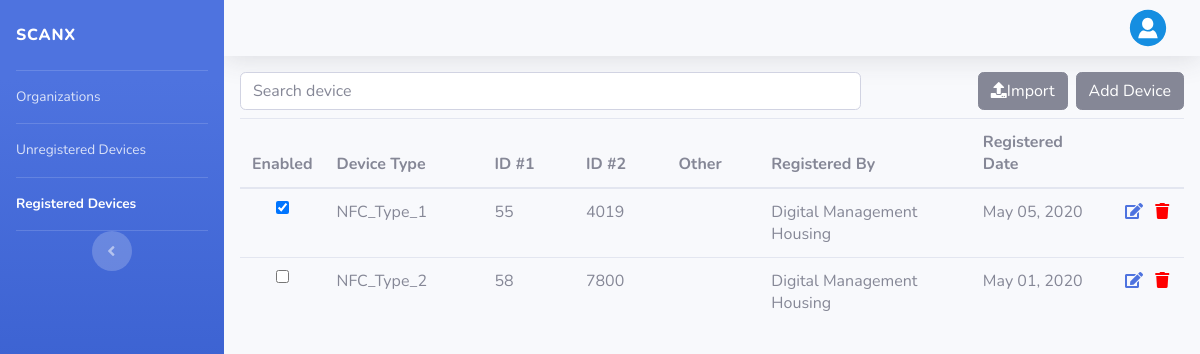
/admins/registered_device (signed in), run on the app's committed database.
### app/models.py (models this page shows, shortened)
class Device(models.Model):
    class Status:
        UNREGISTERED = 0
        REGISTERED = 1
    organization = models.ForeignKey(Organization, on_delete=models.PROTECT)
    deviceGroup = models.ForeignKey(DeviceGroup, on_delete=models.PROTECT)
    installationLocation = models.ForeignKey(Location, on_delete=models.PROTECT)
    locationDescription = models.CharField(max_length=500, blank=True, null=True)
    deviceType = models.ForeignKey(DeviceType, blank=True, null=True, on_delete=models.PROTECT)
    id1 = models.CharField(max_length=30)
    id2 = models.CharField(max_length=30)
    status = models.IntegerField(blank=True, null=True)
    enabled = models.BooleanField()
    registeredDate = models.DateTimeField(blank=True, null=True)

class DeviceType(models.Model):
    name = models.CharField(max_length=30, unique=True)
    description = models.CharField(max_length=500, blank=True, null=True)

class Organization(models.Model):
    name = models.CharField(max_length=200, unique=True)
    description = models.CharField(max_length=500, blank=True, null=True)
    dateTimeFormat = models.CharField(max_length=30, blank=True, null=True)
    nfcEnabled = models.BooleanField(verbose_name='NFC Enabled', default=False)
    qrScanEnabled = models.BooleanField(verbose_name='QR Scanning Enabled', default=False)
    active = models.BooleanField(default=False)

### app/views.py (the view)
# urls.py: path('admins/registered_device', adminViewRegisteredDevice, name='admin-registered-device'),
@login_required
def adminViewRegisteredDevice(request):
    devices = Device.objects.filter(status=Device.Status.REGISTERED)
    return render(request, "admins/device/list_registered.html", {"devices": devices})

### app/templates/admins/device/list_registered.html
{% extends "admins/base.html" %}
{% block sidebar %}
{% with page=3 %}
{{ block.super }}
{% endwith %}
{% endblock %}
{% block content %}
<div class="content p-3">
  <div class="row">
    <div class="col-8">
      <input placeholder="Search device" class="form-control"/>
    </div>
    <div class="col-4">
      <a href='{% url "registered-device-add" %}' class="btn btn-secondary float-right">Add Device</a>
      <button class="btn btn-secondary float-right mr-2"><i class="fas fa-upload"></i>Import</button>
    </div>
  </div>
  <table class="table mt-2">
    <thead>
      <tr>
        <th style="width: 7%;">Enabled</th>
        <th style="width: 17%;">Device Type</th>
        <th style="width: 10%;">ID #1</th>
        <th style="width: 10%;">ID #2</th>
        <th style="width: 10%;">Other</th>
        <th style="width: 23%;">Registered By</th>
        <th style="width: 15%;">Registered Date</th>
        <th style="width: 8%;"></th>
      </tr>
    </thead>
    <tbody>
      {% for device in devices %}
      <tr>
        <td class="text-center"><input type="checkbox" onclick="return false;" {%if device.enabled %} checked {%endif%}></td>
        <td>{{device.deviceType.name}}</td>
        <td>{{device.id1}}</td>
        <td>{{device.id2}}</td>
        <td></td>
        <td>{{device.organization.name}}</td>
        <td>{{device.registeredDate |date:"M d, Y" }}</td>
        <td class="text-center">
          <a title="Edit" href='{% url "registered-device-update" device.id %}'><i class="fas fa-edit"></i></a> &nbsp;
          <a title="Delete" href="#" onclick="confirmDelete(this)" url='{% url "registered-device-delete" device.id %}'><i class="fas fa-trash" style="color:red"></i></a>
        </td>
      </tr>
      {% endfor %}
    </tbody>
  </table>
</div>
{% endblock %}

### data on the page
Device: enabled "☑", deviceType.name "NFC_Type_1", id1 "55", id2 "4019", organization.name "Digital Management Housing", registeredDate "May 05, 2020"
Device: deviceType.name "NFC_Type_2", id1 "58", id2 "7800", organization.name "Digital Management Housing", registeredDate "May 01, 2020"
